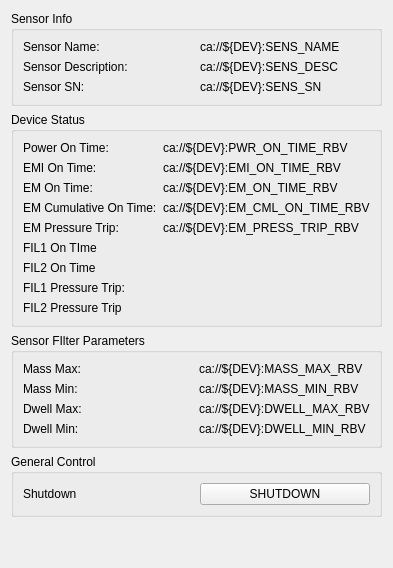
          <widget class="QFrame" name="verticalFrame2">
           <property name="maximumSize">
            <size>
             <width>300</width>
             <height>16777215</height>
            </size>
           </property>
           <layout class="QVBoxLayout" name="verticalLayout_9">
            <item>
             <widget class="QGroupBox" name="horizontalGroupBox_3">
              <property name="title">
               <string>Sensor Info</string>
              </property>
              <layout class="QHBoxLayout" name="horizontalLayout_6">
               <item>
                <layout class="QGridLayout" name="gridLayout_6">
                 <item row="2" column="1">
                  <widget class="PyDMLabel" name="PyDMLabel_20">
                   <property name="toolTip">
                    <string/>
                   </property>
                   <property name="text">
                    <string>ca://${DEV}:SENS_SN</string>
                   </property>
                   <property name="precisionFromPV" stdset="0">
                    <bool>false</bool>
                   </property>
                   <property name="alarmSensitiveContent" stdset="0">
                    <bool>true</bool>
                   </property>
                   <property name="alarmSensitiveBorder" stdset="0">
                    <bool>false</bool>
                   </property>
                   <property name="channel" stdset="0">
                    <string>ca://${DEV}:SENS_SN</string>
                   </property>
                  </widget>
                 </item>
                 <item row="0" column="1">
                  <widget class="PyDMLabel" name="PyDMLabel_22">
                   <property name="toolTip">
                    <string/>
                   </property>
                   <property name="text">
                    <string>ca://${DEV}:SENS_NAME</string>
                   </property>
                   <property name="precisionFromPV" stdset="0">
                    <bool>false</bool>
                   </property>
                   <property name="alarmSensitiveContent" stdset="0">
                    <bool>true</bool>
                   </property>
                   <property name="alarmSensitiveBorder" stdset="0">
                    <bool>false</bool>
                   </property>
                   <property name="channel" stdset="0">
                    <string>ca://${DEV}:SENS_NAME</string>
                   </property>
                  </widget>
                 </item>
                 <item row="1" column="0">
                  <widget class="QLabel" name="label_30">
                   <property name="font">
                    <font>
                     <weight>50</weight>
                     <bold>false</bold>
                    </font>
                   </property>
                   <property name="text">
                    <string>Sensor Description:</string>
                   </property>
                  </widget>
                 </item>
                 <item row="1" column="1">
                  <widget class="PyDMLabel" name="PyDMLabel_21">
                   <property name="toolTip">
                    <string/>
                   </property>
                   <property name="text">
                    <string>ca://${DEV}:SENS_DESC</string>
                   </property>
                   <property name="precisionFromPV" stdset="0">
                    <bool>false</bool>
                   </property>
                   <property name="alarmSensitiveContent" stdset="0">
                    <bool>true</bool>
                   </property>
                   <property name="alarmSensitiveBorder" stdset="0">
                    <bool>false</bool>
                   </property>
                   <property name="channel" stdset="0">
                    <string>ca://${DEV}:SENS_DESC</string>
                   </property>
                  </widget>
                 </item>
                 <item row="0" column="0">
                  <widget class="QLabel" name="label_29">
                   <property name="font">
                    <font>
                     <weight>50</weight>
                     <bold>false</bold>
                    </font>
                   </property>
                   <property name="text">
                    <string>Sensor Name:</string>
                   </property>
                  </widget>
                 </item>
                 <item row="2" column="0">
                  <widget class="QLabel" name="label_28">
                   <property name="font">
                    <font>
                     <weight>50</weight>
                     <bold>false</bold>
                    </font>
                   </property>
                   <property name="text">
                    <string>Sensor SN:</string>
                   </property>
                  </widget>
                 </item>
                </layout>
               </item>
              </layout>
             </widget>
            </item>
            <item>
             <widget class="QGroupBox" name="horizontalGroupBox_7">
              <property name="title">
               <string>Device Status</string>
              </property>
              <layout class="QHBoxLayout" name="horizontalLayout_8">
               <item>
                <layout class="QGridLayout" name="gridLayout_7">
                 <item row="4" column="1">
                  <widget class="PyDMLabel" name="PyDMLabel_27">
                   <property name="toolTip">
                    <string/>
                   </property>
                   <property name="text">
                    <string>ca://${DEV}:EM_PRESS_TRIP_RBV</string>
                   </property>
                   <property name="precisionFromPV" stdset="0">
                    <bool>false</bool>
                   </property>
                   <property name="alarmSensitiveContent" stdset="0">
                    <bool>true</bool>
                   </property>
                   <property name="alarmSensitiveBorder" stdset="0">
                    <bool>false</bool>
                   </property>
                   <property name="channel" stdset="0">
                    <string>ca://${DEV}:EM_PRESS_TRIP_RBV</string>
                   </property>
                  </widget>
                 </item>
                 <item row="4" column="0">
                  <widget class="QLabel" name="label_35">
                   <property name="font">
                    <font>
                     <weight>50</weight>
                     <bold>false</bold>
                    </font>
                   </property>
                   <property name="text">
                    <string>EM Pressure Trip:</string>
                   </property>
                  </widget>
                 </item>
                 <item row="0" column="1">
                  <widget class="PyDMLabel" name="PyDMLabel_23">
                   <property name="toolTip">
                    <string/>
                   </property>
                   <property name="text">
                    <string>ca://${DEV}:PWR_ON_TIME_RBV</string>
                   </property>
                   <property name="precision" stdset="0">
                    <number>1</number>
                   </property>
                   <property name="showUnits" stdset="0">
                    <bool>true</bool>
                   </property>
                   <property name="precisionFromPV" stdset="0">
                    <bool>false</bool>
                   </property>
                   <property name="alarmSensitiveContent" stdset="0">
                    <bool>true</bool>
                   </property>
                   <property name="alarmSensitiveBorder" stdset="0">
                    <bool>false</bool>
                   </property>
                   <property name="channel" stdset="0">
                    <string>ca://${DEV}:PWR_ON_TIME_RBV</string>
                   </property>
                  </widget>
                 </item>
                 <item row="1" column="0">
                  <widget class="QLabel" name="label_32">
                   <property name="font">
                    <font>
                     <weight>50</weight>
                     <bold>false</bold>
                    </font>
                   </property>
                   <property name="text">
                    <string>EMI On Time:</string>
                   </property>
                  </widget>
                 </item>
                 <item row="3" column="1">
                  <widget class="PyDMLabel" name="PyDMLabel_26">
                   <property name="toolTip">
                    <string/>
                   </property>
                   <property name="text">
                    <string>ca://${DEV}:EM_CML_ON_TIME_RBV</string>
                   </property>
                   <property name="precision" stdset="0">
                    <number>1</number>
                   </property>
                   <property name="showUnits" stdset="0">
                    <bool>true</bool>
                   </property>
                   <property name="precisionFromPV" stdset="0">
                    <bool>false</bool>
                   </property>
                   <property name="alarmSensitiveContent" stdset="0">
                    <bool>true</bool>
                   </property>
                   <property name="alarmSensitiveBorder" stdset="0">
                    <bool>false</bool>
                   </property>
                   <property name="channel" stdset="0">
                    <string>ca://${DEV}:EM_CML_ON_TIME_RBV</string>
                   </property>
                  </widget>
                 </item>
                 <item row="1" column="1">
                  <widget class="PyDMLabel" name="PyDMLabel_24">
                   <property name="toolTip">
                    <string/>
                   </property>
                   <property name="text">
                    <string>ca://${DEV}:EMI_ON_TIME_RBV</string>
                   </property>
                   <property name="precision" stdset="0">
                    <number>1</number>
                   </property>
                   <property name="showUnits" stdset="0">
                    <bool>true</bool>
                   </property>
                   <property name="precisionFromPV" stdset="0">
                    <bool>false</bool>
                   </property>
                   <property name="alarmSensitiveContent" stdset="0">
                    <bool>true</bool>
                   </property>
                   <property name="alarmSensitiveBorder" stdset="0">
                    <bool>false</bool>
                   </property>
                   <property name="channel" stdset="0">
                    <string>ca://${DEV}:EMI_ON_TIME_RBV</string>
                   </property>
                  </widget>
                 </item>
                 <item row="0" column="0">
                  <widget class="QLabel" name="label_31">
                   <property name="font">
                    <font>
                     <weight>50</weight>
                     <bold>false</bold>
                    </font>
                   </property>
                   <property name="text">
                    <string>Power On Time:</string>
                   </property>
                  </widget>
                 </item>
                 <item row="2" column="1">
                  <widget class="PyDMLabel" name="PyDMLabel_25">
                   <property name="toolTip">
                    <string/>
                   </property>
                   <property name="text">
                    <string>ca://${DEV}:EM_ON_TIME_RBV</string>
                   </property>
                   <property name="precision" stdset="0">
                    <number>1</number>
                   </property>
                   <property name="showUnits" stdset="0">
                    <bool>true</bool>
                   </property>
                   <property name="precisionFromPV" stdset="0">
                    <bool>false</bool>
                   </property>
                   <property name="alarmSensitiveContent" stdset="0">
                    <bool>true</bool>
                   </property>
                   <property name="alarmSensitiveBorder" stdset="0">
                    <bool>false</bool>
                   </property>
                   <property name="channel" stdset="0">
                    <string>ca://${DEV}:EM_ON_TIME_RBV</string>
                   </property>
                  </widget>
                 </item>
                 <item row="5" column="0">
                  <widget class="QLabel" name="label">
                   <property name="text">
                    <string>FIL1 On TIme</string>
                   </property>
                  </widget>
                 </item>
                 <item row="2" column="0">
                  <widget class="QLabel" name="label_33">
                   <property name="font">
                    <font>
                     <weight>50</weight>
                     <bold>false</bold>
                    </font>
                   </property>
                   <property name="text">
                    <string>EM On Time:</string>
                   </property>
                  </widget>
                 </item>
                 <item row="6" column="0">
                  <widget class="QLabel" name="label_2">
                   <property name="text">
                    <string>FIL2 On Time</string>
                   </property>
                  </widget>
                 </item>
                 <item row="3" column="0">
                  <widget class="QLabel" name="label_34">
                   <property name="font">
                    <font>
                     <weight>50</weight>
                     <bold>false</bold>
                    </font>
                   </property>
                   <property name="text">
                    <string>EM Cumulative On Time:</string>
                   </property>
                  </widget>
                 </item>
                 <item row="7" column="0">
                  <widget class="QLabel" name="label_3">
                   <property name="text">
                    <string>FIL1 Pressure Trip:</string>
                   </property>
                  </widget>
                 </item>
                 <item row="8" column="0">
                  <widget class="QLabel" name="label_4">
                   <property name="text">
                    <string>FIL2 Pressure Trip</string>
                   </property>
                  </widget>
                 </item>
                 <item row="5" column="1">
                  <widget class="PyDMLabel" name="PyDMLabel_6">
                   <property name="toolTip">
                    <string/>
                   </property>
                   <property name="precision" stdset="0">
                    <number>1</number>
                   </property>
                   <property name="showUnits" stdset="0">
                    <bool>true</bool>
                   </property>
                   <property name="precisionFromPV" stdset="0">
                    <bool>false</bool>
                   </property>
                   <property name="channel" stdset="0">
                    <string>ca://${DEV}:FIL1_CML_ON_TIME_RBV</string>
                   </property>
                  </widget>
                 </item>
                 <item row="6" column="1">
                  <widget class="PyDMLabel" name="PyDMLabel_7">
                   <property name="toolTip">
                    <string/>
                   </property>
                   <property name="precision" stdset="0">
                    <number>1</number>
                   </property>
                   <property name="showUnits" stdset="0">
                    <bool>true</bool>
                   </property>
                   <property name="precisionFromPV" stdset="0">
                    <bool>false</bool>
                   </property>
                   <property name="channel" stdset="0">
                    <string>ca://${DEV}:FIL2_CML_ON_TIME_RBV</string>
                   </property>
                  </widget>
                 </item>
                 <item row="7" column="1">
                  <widget class="PyDMLabel" name="PyDMLabel_8">
                   <property name="toolTip">
                    <string/>
                   </property>
                   <property name="precisionFromPV" stdset="0">
                    <bool>false</bool>
                   </property>
                   <property name="channel" stdset="0">
                    <string>ca://${DEV}:FIL1_PRESS_TRIP_RBV</string>
                   </property>
                  </widget>
                 </item>
                 <item row="8" column="1">
                  <widget class="PyDMLabel" name="PyDMLabel_9">
                   <property name="toolTip">
                    <string/>
                   </property>
                   <property name="precisionFromPV" stdset="0">
                    <bool>false</bool>
                   </property>
                   <property name="channel" stdset="0">
                    <string>ca://${DEV}:FIL2_PRESS_TRIP_RBV</string>
                   </property>
                  </widget>
                 </item>
                </layout>
               </item>
              </layout>
             </widget>
            </item>
            <item>
             <widget class="QGroupBox" name="horizontalGroupBox_4">
              <property name="title">
               <string>Sensor FIlter Parameters</string>
              </property>
              <layout class="QHBoxLayout" name="horizontalLayout_11">
               <item>
                <layout class="QGridLayout" name="gridLayout_9">
                 <item row="3" column="0">
                  <widget class="QLabel" name="label_52">
                   <property name="font">
                    <font>
                     <weight>50</weight>
                     <bold>false</bold>
                    </font>
                   </property>
                   <property name="text">
                    <string>Dwell Min:</string>
                   </property>
                  </widget>
                 </item>
                 <item row="3" column="1">
                  <widget class="PyDMLabel" name="PyDMLabel_43">
                   <property name="toolTip">
                    <string/>
                   </property>
                   <property name="text">
                    <string>ca://${DEV}:DWELL_MIN_RBV</string>
                   </property>
                   <property name="precisionFromPV" stdset="0">
                    <bool>false</bool>
                   </property>
                   <property name="alarmSensitiveContent" stdset="0">
                    <bool>true</bool>
                   </property>
                   <property name="alarmSensitiveBorder" stdset="0">
                    <bool>false</bool>
                   </property>
                   <property name="channel" stdset="0">
                    <string>ca://${DEV}:DWELL_MIN_RBV</string>
                   </property>
                  </widget>
                 </item>
                 <item row="1" column="1">
                  <widget class="PyDMLabel" name="PyDMLabel_42">
                   <property name="toolTip">
                    <string/>
                   </property>
                   <property name="text">
                    <string>ca://${DEV}:MASS_MIN_RBV</string>
                   </property>
                   <property name="precision" stdset="0">
                    <number>2</number>
                   </property>
                   <property name="showUnits" stdset="0">
                    <bool>true</bool>
                   </property>
                   <property name="precisionFromPV" stdset="0">
                    <bool>false</bool>
                   </property>
                   <property name="alarmSensitiveContent" stdset="0">
                    <bool>true</bool>
                   </property>
                   <property name="alarmSensitiveBorder" stdset="0">
                    <bool>false</bool>
                   </property>
                   <property name="channel" stdset="0">
                    <string>ca://${DEV}:MASS_MIN_RBV</string>
                   </property>
                  </widget>
                 </item>
                 <item row="0" column="1">
                  <widget class="PyDMLabel" name="PyDMLabel_44">
                   <property name="toolTip">
                    <string/>
                   </property>
                   <property name="text">
                    <string>ca://${DEV}:MASS_MAX_RBV</string>
                   </property>
                   <property name="precision" stdset="0">
                    <number>2</number>
                   </property>
                   <property name="showUnits" stdset="0">
                    <bool>true</bool>
                   </property>
                   <property name="precisionFromPV" stdset="0">
                    <bool>false</bool>
                   </property>
                   <property name="alarmSensitiveContent" stdset="0">
                    <bool>true</bool>
                   </property>
                   <property name="alarmSensitiveBorder" stdset="0">
                    <bool>false</bool>
                   </property>
                   <property name="channel" stdset="0">
                    <string>ca://${DEV}:MASS_MAX_RBV</string>
                   </property>
                  </widget>
                 </item>
                 <item row="0" column="0">
                  <widget class="QLabel" name="label_50">
                   <property name="font">
                    <font>
                     <weight>50</weight>
                     <bold>false</bold>
                    </font>
                   </property>
                   <property name="text">
                    <string>Mass Max:</string>
                   </property>
                  </widget>
                 </item>
                 <item row="2" column="1">
                  <widget class="PyDMLabel" name="PyDMLabel_41">
                   <property name="toolTip">
                    <string/>
                   </property>
                   <property name="text">
                    <string>ca://${DEV}:DWELL_MAX_RBV</string>
                   </property>
                   <property name="precisionFromPV" stdset="0">
                    <bool>false</bool>
                   </property>
                   <property name="alarmSensitiveContent" stdset="0">
                    <bool>true</bool>
                   </property>
                   <property name="alarmSensitiveBorder" stdset="0">
                    <bool>false</bool>
                   </property>
                   <property name="channel" stdset="0">
                    <string>ca://${DEV}:DWELL_MAX_RBV</string>
                   </property>
                  </widget>
                 </item>
                 <item row="2" column="0">
                  <widget class="QLabel" name="label_49">
                   <property name="font">
                    <font>
                     <weight>50</weight>
                     <bold>false</bold>
                    </font>
                   </property>
                   <property name="text">
                    <string>Dwell Max:</string>
                   </property>
                  </widget>
                 </item>
                 <item row="1" column="0">
                  <widget class="QLabel" name="label_51">
                   <property name="font">
                    <font>
                     <weight>50</weight>
                     <bold>false</bold>
                    </font>
                   </property>
                   <property name="text">
                    <string>Mass Min:</string>
                   </property>
                  </widget>
                 </item>
                </layout>
               </item>
              </layout>
             </widget>
            </item>
            <item>
             <widget class="QGroupBox" name="horizontalGroupBox_8">
              <property name="title">
               <string>General Control</string>
              </property>
              <layout class="QHBoxLayout" name="horizontalLayout_13">
               <item>
                <layout class="QGridLayout" name="gridLayout_21">
                 <item row="0" column="0">
                  <widget class="QLabel" name="label_60">
                   <property name="font">
                    <font>
                     <weight>50</weight>
                     <bold>false</bold>
                    </font>
                   </property>
                   <property name="text">
                    <string>Shutdown</string>
                   </property>
                  </widget>
                 </item>
                 <item row="0" column="1">
                  <widget class="PyDMPushButton" name="PyDMPushButton_7">
                   <property name="toolTip">
                    <string/>
                   </property>
                   <property name="text">
                    <string>SHUTDOWN</string>
                   </property>
                   <property name="channel" stdset="0">
                    <string>ca://${DEV}:SHUTDOWN</string>
                   </property>
                   <property name="pressValue" stdset="0">
                    <string>1</string>
                   </property>
                  </widget>
                 </item>
                </layout>
               </item>
              </layout>
             </widget>
            </item>
            <item>
             <spacer name="verticalSpacer_3">
              <property name="orientation">
               <enum>Qt::Vertical</enum>
              </property>
              <property name="sizeHint" stdset="0">
               <size>
                <width>20</width>
                <height>40</height>
               </size>
              </property>
             </spacer>
            </item>
           </layout>
          </widget>
